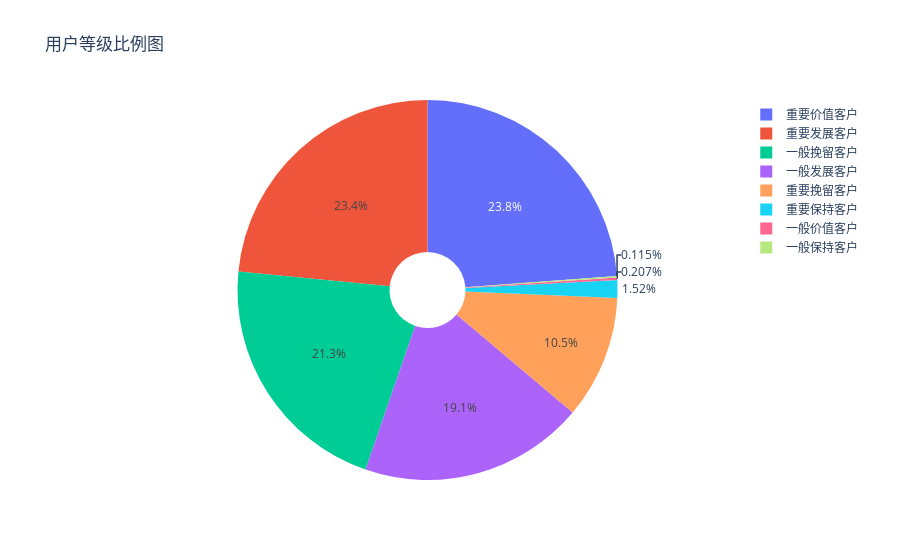

Source (notebook cell):
### Code cell
trace=[go.Pie(labels=bar.index,values=bar.values,hole=0.2)]
layout=go.Layout(title='用户等级比例图')
fig=go.Figure(data=trace,layout=layout)
iplot(fig)

### Figure 1 — Plotly figure (JSON) as saved in the notebook; plotly's stock layout.template omitted (floating-point values rounded to 4 significant figures)
{"data": [{"hole": 0.2, "labels": ["重要价值客户", "重要发展客户", "一般挽留客户", "一般发展客户", "重要挽留客户", "重要保持客户", "一般价值客户", "一般保持客户"], "type": "pie", "values": [1034, 1017, 923, 830, 455, 66, 9, 5]}], "layout": {"title": {"text": "用户等级比例图"}}}
